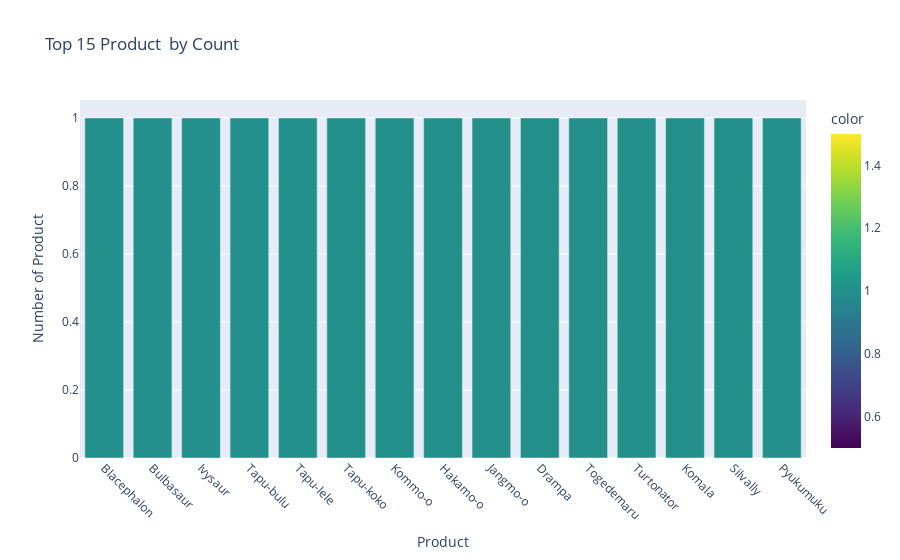

The notebook cell this image was saved under:
### Code cell
# 2. Top 15 Categories by Count
top_categories = df['Product'].value_counts().head(15)
fig2 = px.bar(x=top_categories.index, y=top_categories.values,
              title='Top 15 Product  by Count',
              labels={'x': 'Product', 'y': 'Number of Product'},
              color=top_categories.values,
              color_continuous_scale='viridis')
fig2.update_layout(xaxis_tickangle=45)

### Figure 1 — Plotly figure (JSON) as saved in the notebook; plotly's stock layout.template omitted (floating-point values rounded to 4 significant figures)
{"data": [{"hovertemplate": "Product=%{x}<br>Number of Product=%{y}<br>color=%{marker.color}<extra></extra>", "legendgroup": "", "marker": {"color": [1, 1, 1, 1, 1, 1, 1, 1, 1, 1, 1, 1, 1, 1, 1], "coloraxis": "coloraxis", "pattern": {"shape": ""}}, "name": "", "orientation": "v", "showlegend": false, "textposition": "auto", "type": "bar", "x": ["Blacephalon", "Bulbasaur", "Ivysaur", "Tapu-bulu", "Tapu-lele", "Tapu-koko", "Kommo-o", "Hakamo-o", "Jangmo-o", "Drampa", "Togedemaru", "Turtonator", "Komala", "Silvally", "Pyukumuku"], "xaxis": "x", "y": [1, 1, 1, 1, 1, 1, 1, 1, 1, 1, 1, 1, 1, 1, 1], "yaxis": "y"}], "layout": {"barmode": "relative", "coloraxis": {"colorbar": {"title": {"text": "color"}}, "colorscale": [[0, "#440154"], [0.1111, "#482878"], [0.2222, "#3e4989"], [0.3333, "#31688e"], [0.4444, "#26828e"], [0.5556, "#1f9e89"], [0.6667, "#35b779"], [0.7778, "#6ece58"], [0.8889, "#b5de2b"], [1, "#fde725"]]}, "legend": {"tracegroupgap": 0}, "title": {"text": "Top 15 Product  by Count"}, "xaxis": {"anchor": "y", "domain": [0, 1], "tickangle": 45, "title": {"text": "Product"}}, "yaxis": {"anchor": "x", "domain": [0, 1], "title": {"text": "Number of Product"}}}}
